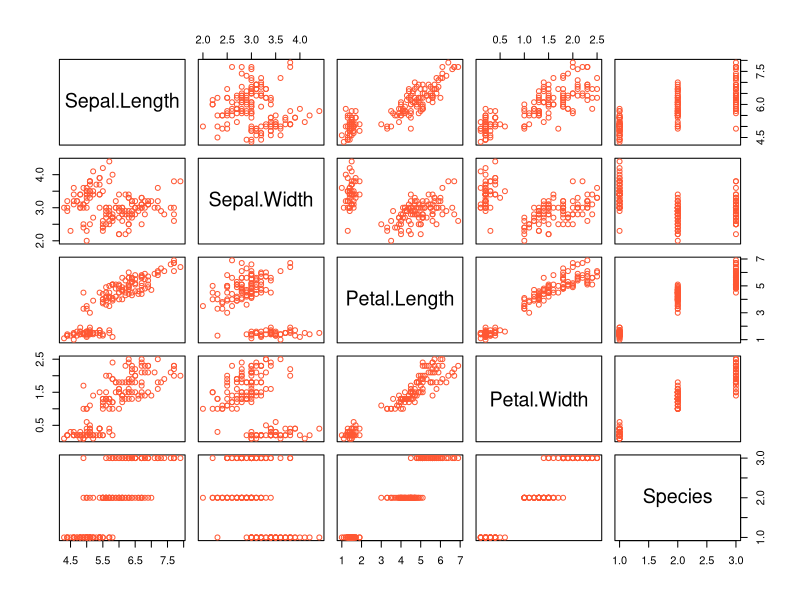

Source code (R):
## ---- chunk 1
library(knitr)
options(repos="http://cran.rstudio.com/")
opts_chunk$set(fig.path="figures/",R.options=list(max.print=100),message = FALSE,
               warning = FALSE, error = FALSE)
if(!require("ggplot2")){
  install.packages("ggplot2")
}
if(!require("dplyr")){
  install.packages("dplyr")
}
library("ggplot2")
library("dplyr")
## ---- chunk 2
plot(iris, col = "#FF5733")
